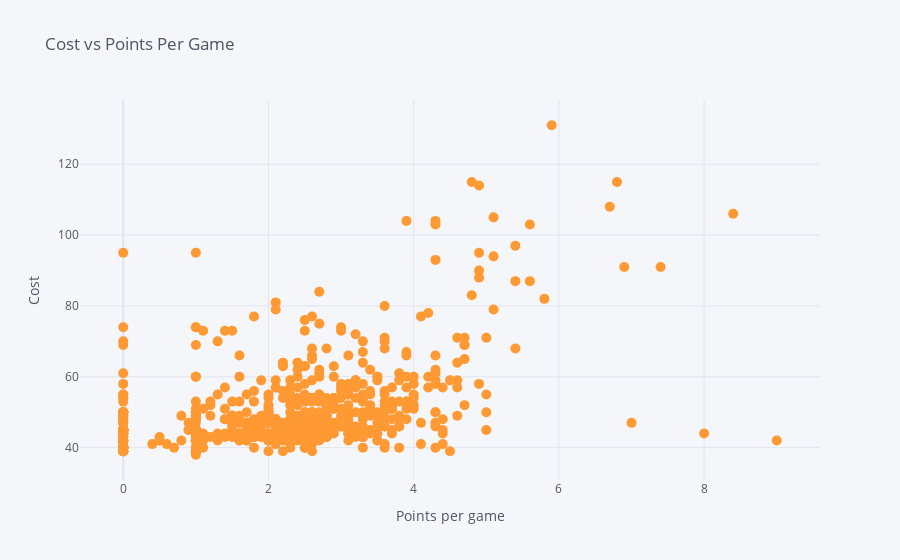

Notebook code cell kept with this figure:
### Code cell
data.iplot(kind='scatter',x='points_per_game',y='now_cost',
           mode='markers',text='web_name',size=10,
          xTitle='Points per game',yTitle='Cost',title='Cost vs Points Per Game')

### Figure 1 — Plotly figure (JSON) as saved in the notebook; plotly's stock layout.template omitted (floating-point values rounded to 4 significant figures; data arrays with more than 128 entries replaced by an {"elided": "..."} marker saying what was removed)
{"data": [{"line": {"color": "rgba(255, 153, 51, 1.0)", "dash": "solid", "shape": "linear", "width": 1.3}, "marker": {"size": 10, "symbol": "circle"}, "mode": "markers", "name": "now_cost", "text": {"elided": "646 str values"}, "type": "scatter", "x": {"elided": "646 float values"}, "y": {"elided": "646 int values"}}], "layout": {"legend": {"bgcolor": "#F5F6F9", "font": {"color": "#4D5663"}}, "paper_bgcolor": "#F5F6F9", "plot_bgcolor": "#F5F6F9", "title": {"font": {"color": "#4D5663"}, "text": "Cost vs Points Per Game"}, "xaxis": {"gridcolor": "#E1E5ED", "showgrid": true, "tickfont": {"color": "#4D5663"}, "title": {"font": {"color": "#4D5663"}, "text": "Points per game"}, "zerolinecolor": "#E1E5ED"}, "yaxis": {"gridcolor": "#E1E5ED", "showgrid": true, "tickfont": {"color": "#4D5663"}, "title": {"font": {"color": "#4D5663"}, "text": "Cost"}, "zerolinecolor": "#E1E5ED"}}}
